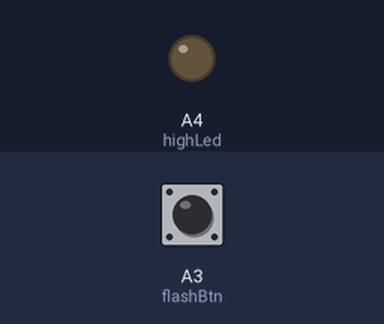
A sketch run on a simulated Arduino Uno, built with avr-gcc and run on an emulated ATmega328P. On the bench: output pins drawn as LEDs (lit = HIGH). Inputs (shaded band) come from the test bench; at power-on: A3 (flashBtn) HIGH.

Above: at 1.2 s.
1.3 s: A3 (flashBtn) pulled LOW for 0.15 s
At 4.4 s:
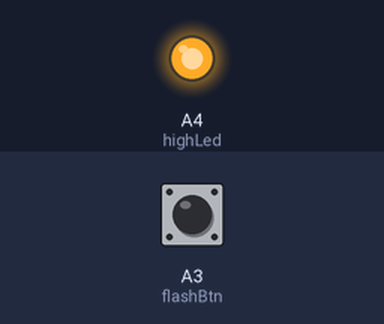
Timing chart, 0 to 8.8 s (numbered marks = the images above; inputs shaded):
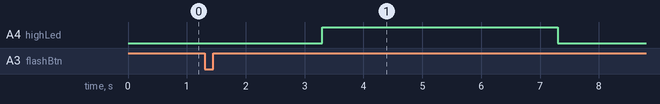

The sketch:

Flashbang.ino
```cpp
#define highLed A4
#define flashBtn A3
#define timeForFlash 2000
#define timeFlashed 4000
int read=0;
int flag=0;
//long time=0;
//int debounce=200;
void setup() {
  // put your setup code here, to run once:
  pinMode(flashBtn,INPUT);
  pinMode(highLed,OUTPUT);
  digitalWrite(flashBtn,HIGH);

}

void loop() {
  // put your main code here, to run repeatedly:
  read=digitalRead(flashBtn);
  if(read==LOW && flag==0)
    {
      delay(2000);
      digitalWrite(highLed,HIGH);
      delay(4000);
      digitalWrite(highLed,LOW);
      flag=1;
    }
}
```

Measured:
- after the input at 1.3 s, A4 (highLed): LOW → HIGH after 2.0 s, → LOW 4.0 s later
